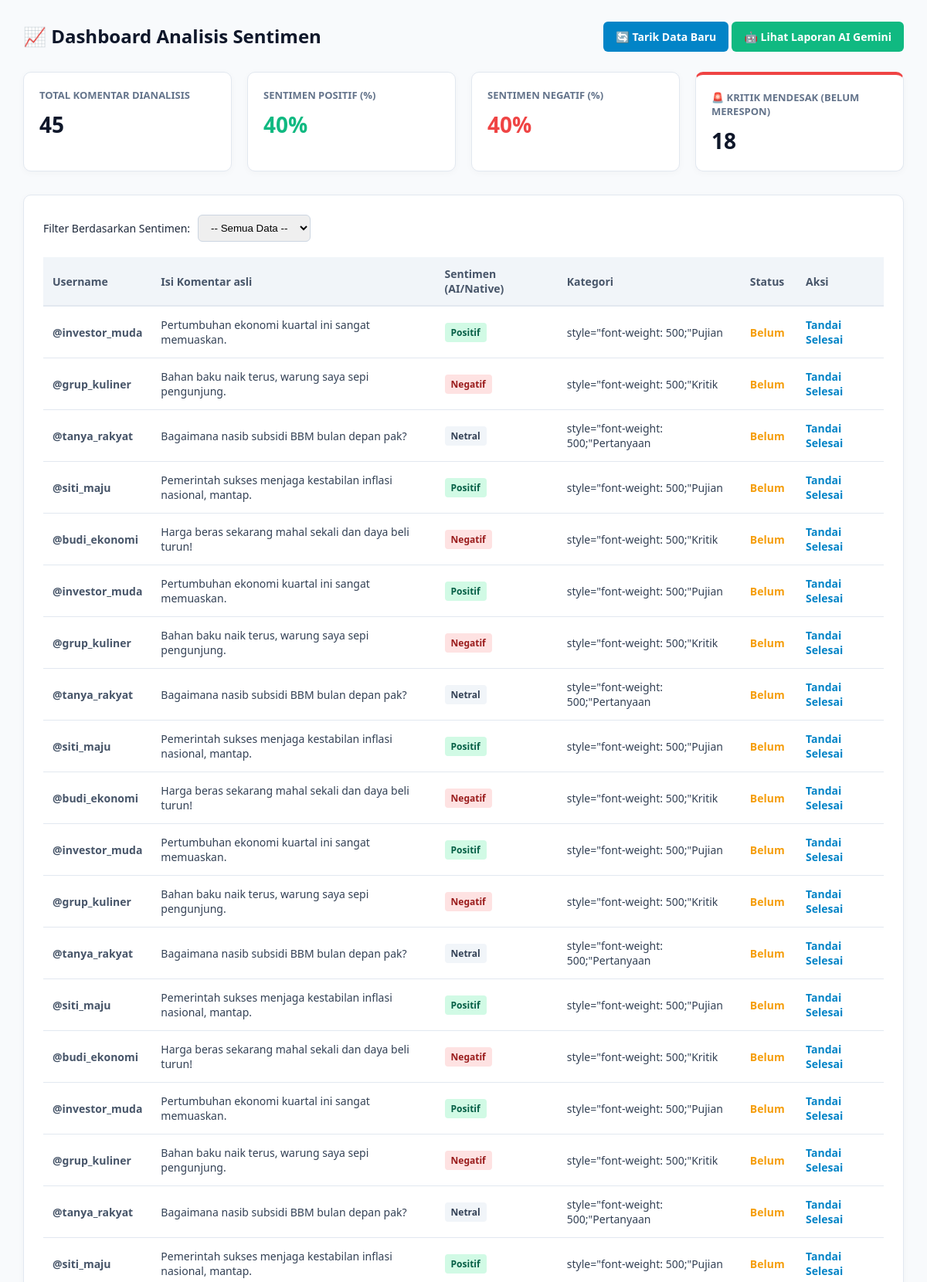
Page /dashboard.php (upper part) on the committed database.
### tables this page shows
CREATE TABLE `komentar` (
  `id` int(11) NOT NULL,
  `username` varchar(50) DEFAULT NULL,
  `text_komentar` text DEFAULT NULL,
  `sentimen` varchar(20) DEFAULT NULL,
  `kategori` varchar(20) DEFAULT NULL,
  `status_respon` varchar(20) DEFAULT 'Belum'
);

### dashboard.php (the view, shortened to what this page needs)
<?php
require 'config.php';
$filter = $_GET['f_sentimen'] ?? '';
$where = $filter != '' ? "WHERE sentimen = '$filter'" : "";
$total = mysqli_fetch_assoc(mysqli_query($conn, "SELECT COUNT(*) as t FROM komentar"))['t'];
$negatif = mysqli_fetch_assoc(mysqli_query($conn, "SELECT COUNT(*) as t FROM komentar WHERE sentimen='Negatif'"))['t'];
$positif = mysqli_fetch_assoc(mysqli_query($conn, "SELECT COUNT(*) as t FROM komentar WHERE sentimen='Positif'"))['t'];
$kritik_mendesak = mysqli_fetch_assoc(mysqli_query($conn, "SELECT COUNT(*) as t FROM komentar WHERE kategori='Kritik' AND status_respon='Belum'"))['t'];
$persen_negatif = $total > 0 ? round(($negatif / $total) * 100, 1) : 0;
$persen_positif = $total > 0 ? round(($positif / $total) * 100, 1) : 0;
?>
<!DOCTYPE html>
<html lang="id">
<head>
</head>
<body>
<div class="container">
    <div class="top-nav">
        <h1>📈 Dashboard Analisis Sentimen</h1>
        <div>
            <a href="index.php" class="btn btn-primary">🔄 Tarik Data Baru</a>
            <a href="rekomendasi.php" class="btn btn-ai">🤖 Lihat Laporan AI Gemini</a>
        </div>
    </div>
    <div class="stats-grid">
        <div class="stat-card">
            <p>TOTAL KOMENTAR DIANALISIS</p>
            <h2><?php echo $total; ?></h2>
        </div>
        <div class="stat-card">
            <p>SENTIMEN POSITIF (%)</p>
            <h2 class="text-green"><?php echo $persen_positif; ?>%</h2>
        </div>
        <div class="stat-card">
            <p>SENTIMEN NEGATIF (%)</p>
            <h2 class="text-red"><?php echo $persen_negatif; ?>%</h2>
        </div>
        <div class="stat-card" style="border-top: 4px solid #ef4444;">
            <p>🚨 KRITIK MENDESAK (BELUM MERESPON)</p>
            <h2><?php echo $kritik_mendesak; ?></h2>
        </div>
    </div>
    <div class="section-card">
        <div class="filter-box">
            <span>Filter Berdasarkan Sentimen:</span>
            <form method="GET">
                <select name="f_sentimen" onchange="this.form.submit()">
                    <option value="">-- Semua Data --</option>
                </select>
            </form>
        </div>
        <table style="width: 100%;">
            <thead>
                <tr>
                    <th>Username</th>
                    <th>Isi Komentar asli</th>
                    <th>Sentimen (AI/Native)</th>
                    <th>Kategori</th>
                    <th>Status</th>
                    <th>Aksi</th>
                </tr>
            </thead>
            <tbody>
                <?php
                $query = mysqli_query($conn, "SELECT * FROM komentar $where ORDER BY id DESC");
                while ($row = mysqli_fetch_assoc($query)) {
                    $badge_class = 'bg-netral';
                    if ($row['sentimen'] == 'Positif') $badge_class = 'bg-positif';
                    if ($row['sentimen'] == 'Negatif') $badge_class = 'bg-negatif';
                ?>
                <tr>
                    <td style="font-weight: 600; color: #475569;">@<?php echo htmlspecialchars($row['username']); ?></td>
                    <td style="max-width: 400px;"><?php echo htmlspecialchars($row['text_komentar']); ?></td>
                    <td><span class="badge <?php echo $badge_class; ?>"><?php echo $row['sentimen']; ?></span></td>
                    <td>style="font-weight: 500;"<?php echo $row['kategori']; ?></td>
                    <td>
                        <span style="color: <?php echo $row['status_respon'] == 'Selesai' ? '#10b981' : '#f59e0b'; ?>; font-weight: 600;">
                            <?php echo $row['status_respon']; ?>
                        </span>
                    </td>
                    <td>
                        <?php if ($row['status_respon'] == 'Belum'): ?>
                            <a href="dashboard.php?aksi_id=<?php echo $row['id']; ?>" class="action-link">Tandai Selesai</a>
                        <?php else: ?>
                            <span style="color:#94a3b8;">✔ Selesai</span>
                        <?php endif; ?>
                    </td>
                </tr>
                <?php } ?>
            </tbody>
        </table>
    </div>
</div>
</body>
</html>

### dashboard.php (style rules this page uses)
body { font-family: 'Segoe UI', sans-serif; background-color: #f8fafc; color: #1e293b; margin: 0; padding: 30px; }
.container { max-width: 1200px; margin: 0 auto; }
.top-nav { display: flex; justify-content: space-between; align-items: center; margin-bottom: 30px; }
.top-nav h1 { margin: 0; font-size: 24px; color: #0f172a; }
.btn { padding: 10px 16px; border-radius: 6px; text-decoration: none; font-size: 14px; font-weight: 600; }
.btn-primary { background: #0284c7; color: white; }
.btn-ai { background: #10b981; color: white; }
.stats-grid { display: grid; grid-template-columns: repeat(auto-fit, minmax(220px, 1fr)); gap: 20px; margin-bottom: 30px; }
.stat-card { background: white; padding: 20px; border-radius: 10px; box-shadow: 0 2px 10px rgba(0,0,0,0.03); border: 1px solid #e2e8f0; }
.stat-card p { margin: 0; color: #64748b; font-size: 13px; font-weight: 600; }
.stat-card h2 { margin: 10px 0 0 0; font-size: 28px; color: #0f172a; }
.text-red { color: #ef4444 !important; }
.text-green { color: #10b981 !important; }
.section-card { background: white; padding: 25px; border-radius: 10px; box-shadow: 0 2px 10px rgba(0,0,0,0.03); border: 1px solid #e2e8f0; }
.filter-box { margin-bottom: 20px; display: flex; align-items: center; gap: 10px; font-size: 14px; }
select { padding: 8px 12px; border-radius: 6px; border: 1px solid #cbd5e1; outline: none; }
table { width: 100%; border-collapse: collapse; text-align: left; font-size: 14px; }
th { background-color: #f1f5f9; padding: 12px; color: #475569; font-weight: 600; border-bottom: 2px solid #e2e8f0; }
td { padding: 14px 12px; border-bottom: 1px solid #e2e8f0; color: #334155; }
.badge { padding: 4px 8px; border-radius: 4px; font-size: 12px; font-weight: bold; display: inline-block; }
.bg-positif { background: #d1fae5; color: #065f46; }
.bg-negatif { background: #fee2e2; color: #991b1b; }
.bg-netral { background: #f1f5f9; color: #334155; }
.action-link { color: #0284c7; text-decoration: none; font-weight: 600; }

### rows in the picture
komentar: username "investor_muda", text_komentar "Pertumbuhan ekonomi kuartal ini sangat memuaskan.", sentimen "Positif", kategori "Pujian", status_respon "Belum"
komentar: username "grup_kuliner", text_komentar "Bahan baku naik terus, warung saya sepi pengunjung.", sentimen "Negatif", kategori "Kritik", status_respon "Belum"
komentar: username "tanya_rakyat", text_komentar "Bagaimana nasib subsidi BBM bulan depan pak?", sentimen "Netral", kategori "Pertanyaan", status_respon "Belum"
komentar: username "siti_maju", text_komentar "Pemerintah sukses menjaga kestabilan inflasi nasional, mantap.", sentimen "Positif", kategori "Pujian", status_respon "Belum"
komentar: username "budi_ekonomi", text_komentar "Harga beras sekarang mahal sekali dan daya beli turun!", sentimen "Negatif", kategori "Kritik", status_respon "Belum"
komentar: username "investor_muda", text_komentar "Pertumbuhan ekonomi kuartal ini sangat memuaskan.", sentimen "Positif", kategori "Pujian", status_respon "Belum"
komentar: username "grup_kuliner", text_komentar "Bahan baku naik terus, warung saya sepi pengunjung.", sentimen "Negatif", kategori "Kritik", status_respon "Belum"
komentar: username "tanya_rakyat", text_komentar "Bagaimana nasib subsidi BBM bulan depan pak?", sentimen "Netral", kategori "Pertanyaan", status_respon "Belum"
komentar: username "siti_maju", text_komentar "Pemerintah sukses menjaga kestabilan inflasi nasional, mantap.", sentimen "Positif", kategori "Pujian", status_respon "Belum"
komentar: username "budi_ekonomi", text_komentar "Harga beras sekarang mahal sekali dan daya beli turun!", sentimen "Negatif", kategori "Kritik", status_respon "Belum"
komentar: username "investor_muda", text_komentar "Pertumbuhan ekonomi kuartal ini sangat memuaskan.", sentimen "Positif", kategori "Pujian", status_respon "Belum"
komentar: username "grup_kuliner", text_komentar "Bahan baku naik terus, warung saya sepi pengunjung.", sentimen "Negatif", kategori "Kritik", status_respon "Belum"
komentar: username "tanya_rakyat", text_komentar "Bagaimana nasib subsidi BBM bulan depan pak?", sentimen "Netral", kategori "Pertanyaan", status_respon "Belum"
komentar: username "siti_maju", text_komentar "Pemerintah sukses menjaga kestabilan inflasi nasional, mantap.", sentimen "Positif", kategori "Pujian", status_respon "Belum"
komentar: username "budi_ekonomi", text_komentar "Harga beras sekarang mahal sekali dan daya beli turun!", sentimen "Negatif", kategori "Kritik", status_respon "Belum"
komentar: username "investor_muda", text_komentar "Pertumbuhan ekonomi kuartal ini sangat memuaskan.", sentimen "Positif", kategori "Pujian", status_respon "Belum"
komentar: username "grup_kuliner", text_komentar "Bahan baku naik terus, warung saya sepi pengunjung.", sentimen "Negatif", kategori "Kritik", status_respon "Belum"
komentar: username "tanya_rakyat", text_komentar "Bagaimana nasib subsidi BBM bulan depan pak?", sentimen "Netral", kategori "Pertanyaan", status_respon "Belum"
komentar: username "siti_maju", text_komentar "Pemerintah sukses menjaga kestabilan inflasi nasional, mantap.", sentimen "Positif", kategori "Pujian", status_respon "Belum"

### other values in the picture
$total "45"
$persen_positif "40"
$persen_negatif "40"
$kritik_mendesak "18"
